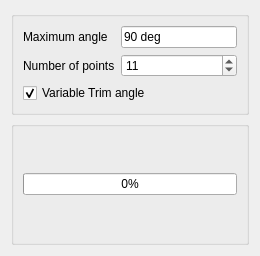
<?xml version="1.0" encoding="UTF-8"?>
<ui version="4.0">
 <class>GZTaskPanel</class>
 <widget class="QWidget" name="GZTaskPanel">
  <property name="geometry">
   <rect>
    <x>0</x>
    <y>0</y>
    <width>260</width>
    <height>256</height>
   </rect>
  </property>
  <property name="windowTitle">
   <string>GZ stability curve</string>
  </property>
  <layout class="QGridLayout" name="gridLayout">
   <item row="0" column="0">
    <widget class="QGroupBox" name="group_data">
     <property name="toolTip">
      <string>The tool will compute the GZ value for several roll angles. You can control the range of angles to be considered, as well as the number of samples to be computed. The samples can be taken with the ship in the upright position (null trim angle), or in the equilibrium position.</string>
     </property>
     <layout class="QGridLayout" name="gridLayout_2">
      <property name="sizeConstraint">
       <enum>QLayout::SetMaximumSize</enum>
      </property>
      <item row="1" column="0">
       <widget class="QLabel" name="n_points_label">
        <property name="text">
         <string>Number of points</string>
        </property>
       </widget>
      </item>
      <item row="1" column="1">
       <widget class="QSpinBox" name="n_points">
        <property name="minimum">
         <number>2</number>
        </property>
        <property name="value">
         <number>11</number>
        </property>
       </widget>
      </item>
      <item row="0" column="0">
       <widget class="QLabel" name="angle_label">
        <property name="sizePolicy">
         <sizepolicy hsizetype="Maximum" vsizetype="Preferred">
          <horstretch>0</horstretch>
          <verstretch>0</verstretch>
         </sizepolicy>
        </property>
        <property name="text">
         <string>Maximum angle</string>
        </property>
       </widget>
      </item>
      <item row="0" column="1">
       <widget class="Gui::InputField" name="angle">
        <property name="text">
         <string notr="true">90 deg</string>
        </property>
        <property name="unit" stdset="0">
         <string notr="true">deg</string>
        </property>
        <property name="quantity" stdset="0">
         <double>90.000000000000000</double>
        </property>
       </widget>
      </item>
      <item row="2" column="0" colspan="2">
       <widget class="QCheckBox" name="var_trim">
        <property name="text">
         <string>Variable Trim angle</string>
        </property>
        <property name="checked">
         <bool>true</bool>
        </property>
       </widget>
      </item>
     </layout>
    </widget>
   </item>
   <item row="1" column="0">
    <widget class="QGroupBox" name="group_pbar">
     <layout class="QGridLayout" name="gridLayout_3">
      <property name="sizeConstraint">
       <enum>QLayout::SetMinimumSize</enum>
      </property>
      <item row="0" column="0">
       <widget class="QProgressBar" name="pbar">
        <property name="value">
         <number>0</number>
        </property>
       </widget>
      </item>
     </layout>
    </widget>
   </item>
  </layout>
 </widget>
 <customwidgets>
  <customwidget>
   <class>Gui::InputField</class>
   <extends>QLineEdit</extends>
   <header location="global">Gui/InputField.h</header>
  </customwidget>
 </customwidgets>
 <resources/>
 <connections/>
</ui>
